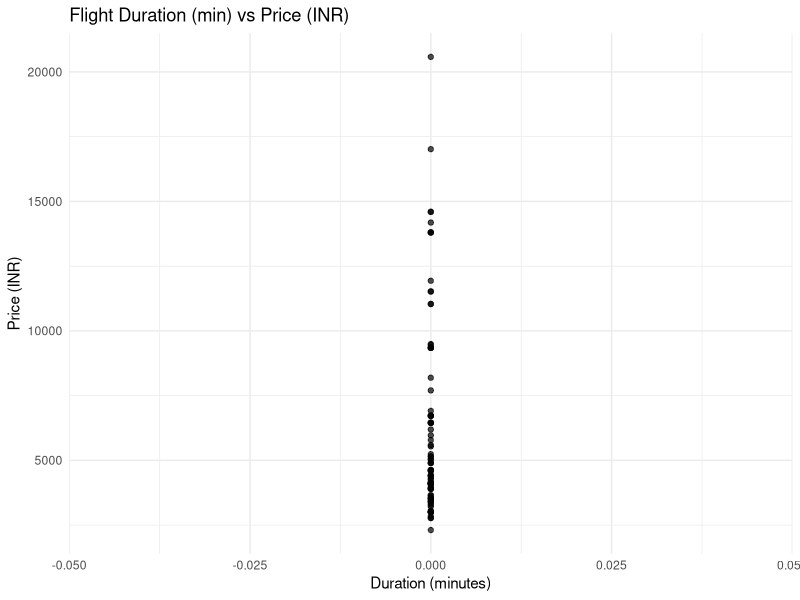
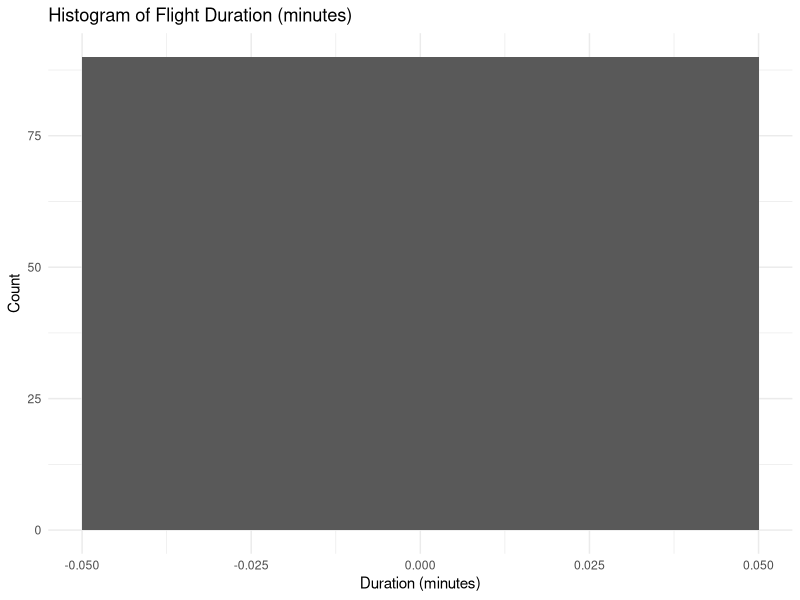
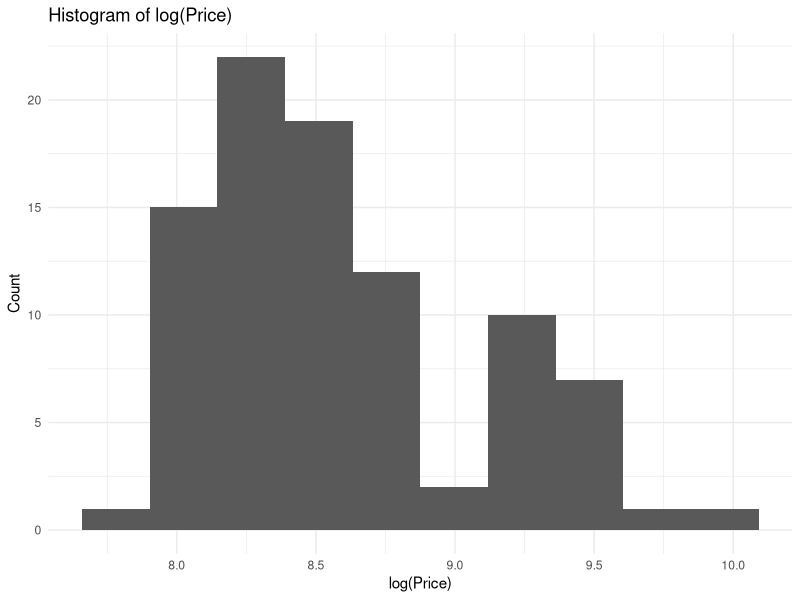

Write the R code that produced these figures, in order. (Note: this script raises an error after producing the figures.)

library(tidyverse)    
library(ggpubr)       
library(readr)
library(rstatix)      
library(psych)        
library(Hmisc)        

# Load data
df <- read_csv("flight_data_BOM_BLR.csv", show_col_types = FALSE)

print("Columns present:")
print(colnames(df))
print(glimpse(df))

# Convert "01 h 55 m" -> minutes (numeric)
parse_duration_to_minutes <- function(x) {
  x <- as.character(x)
  # remove any trailing newlines and extra text
  x <- str_replace_all(x, "\\r|\\n|\\+ 1 DAY", "")
  # extract hours and minutes
  h <- as.numeric(str_extract(x, "(\\d+)\\s*h"))
  m <- as.numeric(str_extract(x, "(\\d+)\\s*m"))
  h[is.na(h)] <- 0
  m[is.na(m)] <- 0
  return(h * 60 + m)
}

# Clean price: remove commas, currency symbols, convert to numeric
clean_price <- function(x) {
  x <- as.character(x)
  x <- str_replace_all(x, "[^0-9.]", "")
  as.numeric(x)
}

# Apply cleaning 
df <- df %>%
  mutate(duration_min = parse_duration_to_minutes(Duration),
         price_num = clean_price(Price))

# Check missingness and counts
n_total <- nrow(df)
n_valid <- df %>% filter(!is.na(duration_min) & !is.na(price_num)) %>% nrow()
cat("Total observations:", n_total, "\n")
cat("Observations with valid duration and price:", n_valid, "\n")

# Keep only valid rows for analysis
df_clean <- df %>% filter(!is.na(duration_min) & !is.na(price_num))

# Descriptive stats
desc_table <- df_clean %>%
  summarise(n = n(),
            mean_duration = mean(duration_min),
            sd_duration = sd(duration_min),
            mean_price = mean(price_num),
            sd_price = sd(price_num),
            median_price = median(price_num))
print(desc_table)

# 1) Scatter plot: Duration vs Price
p_scatter <- ggplot(df_clean, aes(x = duration_min, y = price_num)) +
  geom_point(alpha = 0.7) +
  labs(title = "Flight Duration (min) vs Price (INR)",
       x = "Duration (minutes)",
       y = "Price (INR)") +
  theme_minimal()
ggsave("fig_scatter_duration_price.png", p_scatter, width = 8, height = 5, dpi = 300)

# 2) Histogram: Duration
p_hist_dur <- ggplot(df_clean, aes(x = duration_min)) +
  geom_histogram(bins = 10) +
  labs(title = "Histogram of Flight Duration (minutes)",
       x = "Duration (minutes)",
       y = "Count") +
  theme_minimal()
ggsave("fig_hist_duration.png", p_hist_dur, width = 7, height = 4, dpi = 300)

# 3) Histogram: log(price)
p_hist_logp <- ggplot(df_clean, aes(x = log(price_num))) +
  geom_histogram(bins = 10) +
  labs(title = "Histogram of log(Price)",
       x = "log(Price)",
       y = "Count") +
  theme_minimal()
ggsave("fig_hist_logprice.png", p_hist_logp, width = 7, height = 4, dpi = 300)


shapiro_duration <- shapiro_test(df_clean$duration_min)
shapiro_price <- shapiro_test(df_clean$price_num)
cat("Shapiro test for duration: p =", shapiro_duration$p, "\n")
cat("Shapiro test for price: p =", shapiro_price$p, "\n")

pearson_res <- cor.test(df_clean$duration_min, df_clean$price_num, method = "pearson")
cat("Pearson r =", pearson_res$estimate, " p =", pearson_res$p.value, "\n")

# Spearman (rank-based, robust to non-normality)
spearman_res <- cor.test(df_clean$duration_min, df_clean$price_num, method = "spearman")
cat("Spearman rho =", spearman_res$estimate, " p =", spearman_res$p.value, "\n")


# Save a CSV of cleaned data and summary stats for Appendix 
write_csv(df_clean, "flight_data_BOM_BLR_clean.csv")
write_csv(as.data.frame(t(desc_table)), "summary_stats.csv")

# Print sample of cleaned rows for report 
print(head(df_clean %>% select(FlightName, FlightCode, Duration, duration_min, Price, price_num), 10))

cat("All plots saved: fig_scatter_duration_price.png, fig_hist_duration.png, fig_hist_logprice.png\n")
